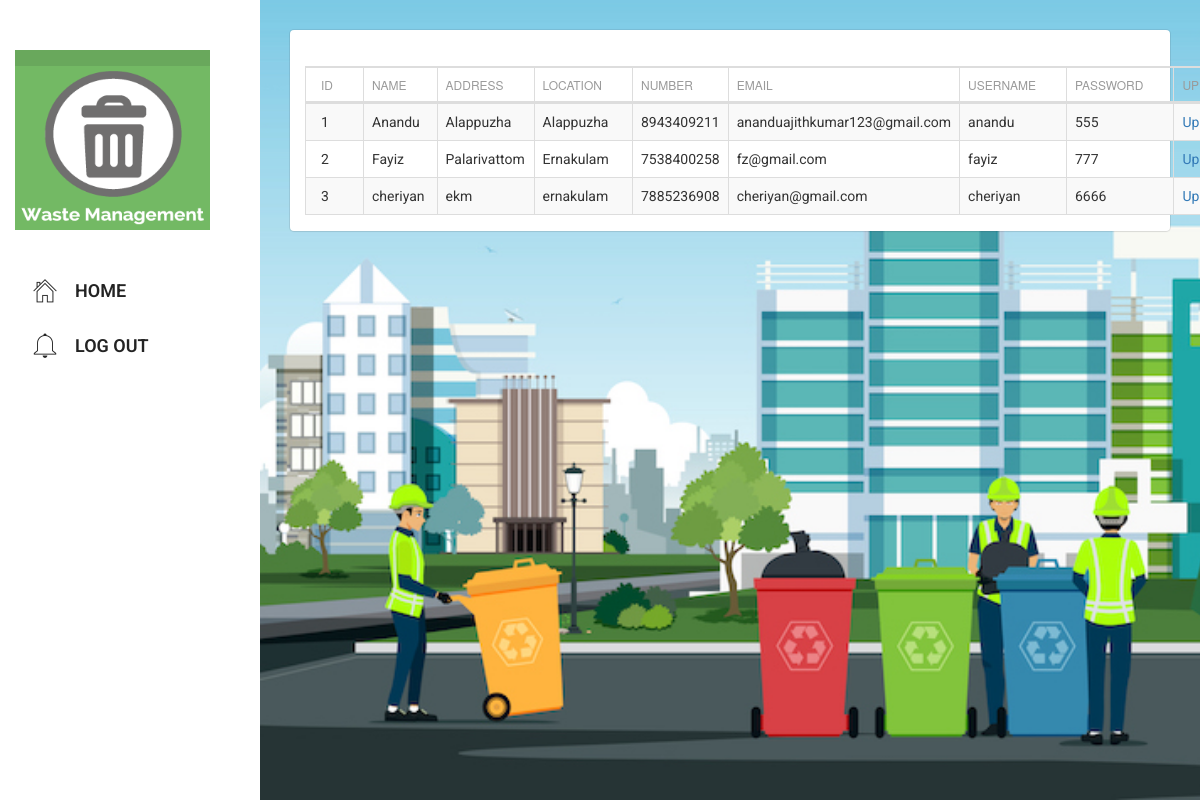
/php/waste_management/user_tbl/select.php, run on the app's committed database.
### tables this page shows
CREATE TABLE IF NOT EXISTS `user_tbl` (
  `id` int(11) NOT NULL AUTO_INCREMENT,
  `name` varchar(100) NOT NULL,
  `address` varchar(100) NOT NULL,
  `location` varchar(100) NOT NULL,
  `number` varchar(100) NOT NULL,
  `email` varchar(100) NOT NULL,
  `username` varchar(100) NOT NULL,
  `password` varchar(100) NOT NULL,
  PRIMARY KEY (`id`)
);

### php/waste_management/user_tbl/tables.php (called while the page is built, shortened)
<?php
$table="user_tbl";
?>

### php/waste_management/user_tbl/select.php (the view, shortened to what this page needs)
<?php
include("tables.php");
include("../header_inner.php");
$i=0;
?>
		<link rel="stylesheet" type="text/css" href="datatables.min.css">
<div class="">
<table id="example" class="table table-striped table-bordered dataTable no-footer" cellspacing="0"  role="grid" aria-describedby="example_info" >
          <?php
		  include("../connection.php");
	?>
	<?php
		  $result2 = mysqli_query($con,"SHOW FIELDS FROM $table");
 echo "<thead><tr>";
while ($row2 = mysqli_fetch_array($result2))
 {
  $name=$row2['Field'];
  echo "<th>".
  str_replace('_', ' ', $name)
  ."</th>";
 $i++;
 }
 echo "
<th>Update</th>
 <th>Del</th>
 </tr></thead>";
   echo "<tbody>";
 	$result = mysqli_query($con,"SELECT * FROM $table ");
		while($row = mysqli_fetch_array($result))
		{
		$id=$row['0'];
		echo "<tr>";
		for($k=0;$k<$i;$k++)
		{
			if($k==30)
			{
			  $sql2 = "select *  from customer where id='$_SESSION[userid]' ";
    $result2 = mysqli_query($con, $sql2) or die("Error in Selecting " . mysqli_error($connection));
$row2 =mysqli_fetch_array($result2);
			echo "<td >  $row2[contact_person]</td>";
			}
			elseif($k==31)
			{
			echo "<td class='hiddentd'> $row[content] </td>";
			}
				elseif($k==40)
			{
			echo "<td > <img src='uploads/$row[$k]' width='100'></td>";
			}
			else
			{
			echo "<td >$row[$k]</td>";
			}
		}
			echo "
			<td><a href='update.php?id=$id'>Update</a></td>
			<td><a href='?del_id=$id' onclick='return rem()'>Del</a></td>
			</tr>";
		}
        ?>
        </tbody>
    </table>
    </div>

### data on the page
user_tbl: id "1", name "Anandu", address "Alappuzha", location "Alappuzha", number "8943409211", email "ananduajithkumar123@gmail.com", username "anandu", password "555"
user_tbl: id "2", name "Fayiz", address "Palarivattom", location "Ernakulam", number "7538400258", email "fz@gmail.com", username "fayiz", password "777"
user_tbl: id "3", name "cheriyan", address "ekm", location "ernakulam", number "7885236908", email "cheriyan@gmail.com", username "cheriyan", password "6666"

### other printed values
str_replace('_', ' ', $name) "ID"
str_replace('_', ' ', $name) "NAME"
str_replace('_', ' ', $name) "ADDRESS"
str_replace('_', ' ', $name) "LOCATION"
str_replace('_', ' ', $name) "NUMBER"
str_replace('_', ' ', $name) "EMAIL"
str_replace('_', ' ', $name) "USERNAME"
str_replace('_', ' ', $name) "PASSWORD"
